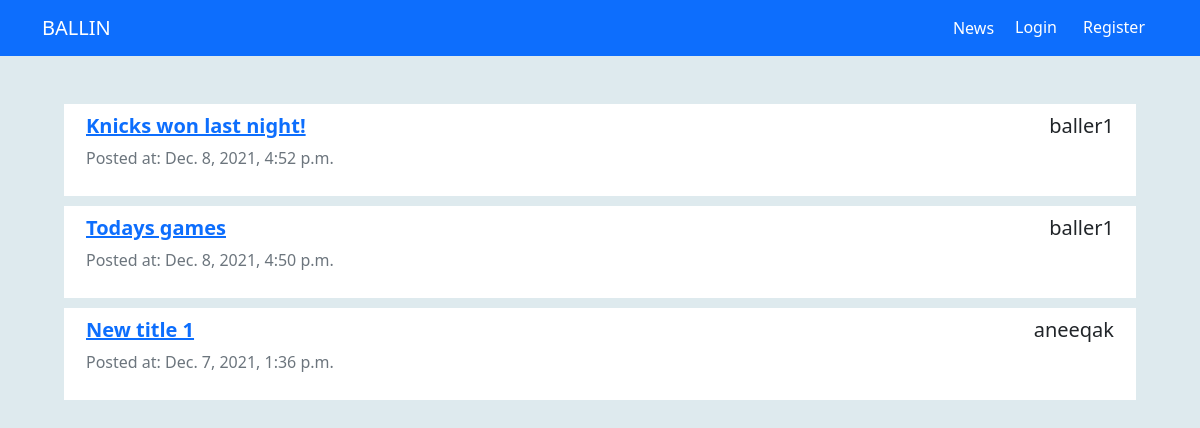
The page / on the database its author committed.
### webproj/models.py (models this page shows, shortened)
class Forum(models.Model):
    user = models.ForeignKey(User, on_delete=models.CASCADE)
    post_title = models.CharField(max_length=200)
    post = models.TextField()
    created_at = models.DateTimeField(auto_now_add=True, blank=True)

### webproj/views.py (the view)
# urls.py: path('', include('webproj.urls')),
def webproj(request):
    posts = Forum.objects.all().order_by('-created_at')
    context = {'posts': posts}
    return render(request, 'index.html', context)

### templates/index.html (shortened to what this page needs)
{% extends 'base.html' %}
{% block body %}
    {% for post in posts %}
        <div class="container">
            <div class="row test">
                <div class="col-md-6">
                    <h5><a href="{% url 'detail_post' id=post.id %}"><strong>{{ post.post_title }}</strong></a></h5>
                    <p class="text-secondary">Posted at: {{ post.created_at }}</p>
                </div>
                <div class="col-md-6 text-md-end">
                    <h5>{{ post.user }}</h5>
                </div>
            </div>
        </div>
    {% endfor %}
{% endblock %}

### static/css/styles.css (style rules this page uses)
body { background-color: #deeaee; }
.test { padding: 10px 10px; margin: 10px 10px; background-color: white; }

### rows shown on the page
Forum: post_title "Knicks won last night!", created_at "Dec. 8, 2021, 4:52 p.m.", user "baller1"
Forum: post_title "Todays games", created_at "Dec. 8, 2021, 4:50 p.m.", user "baller1"
Forum: post_title "New title 1", created_at "Dec. 7, 2021, 1:36 p.m.", user "aneeqak"
